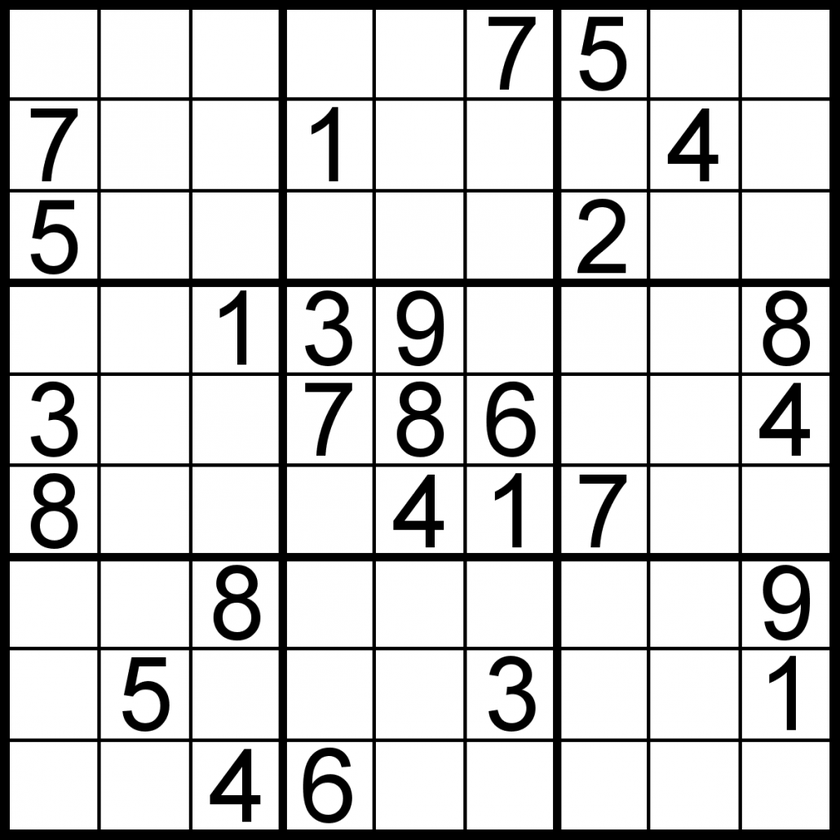
#> input picture Harris corner detector/sudoku.png, 840 x 840 px, shrunk from 1030 x 1030 before the run
$ python Harris1.py
#> lines starting #> are read from the running program, lines starting #| are printed output that depends on the picture; after the words box and inside, x2 and y2 are one past the last pixel; in counts of white or black regions, pixels touching at a corner belong together
import cv2
import numpy as np
import matplotlib.pyplot as plt

img = cv2.imread('sudoku.png')
#> img is the input picture: shape (840, 840, 3); min 0, max 255, mean 207.4

gray = cv2.cvtColor(img, cv2.COLOR_BGR2GRAY)

gray = np.float32(gray)
dst = cv2.cornerHarris(gray, 2, 3, 0.04)
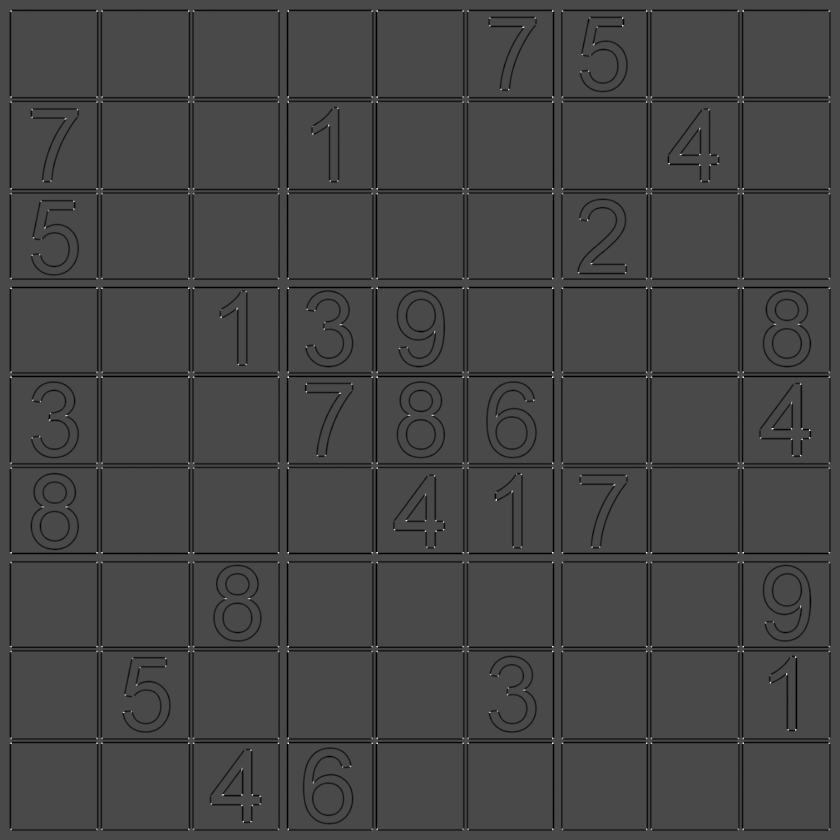
#> dst: shape (840, 840) float32; min -135287328, max 331090144, mean -7283231; drawn with min black and max white

img[dst>0.01*dst.max()] = [0, 0, 255]
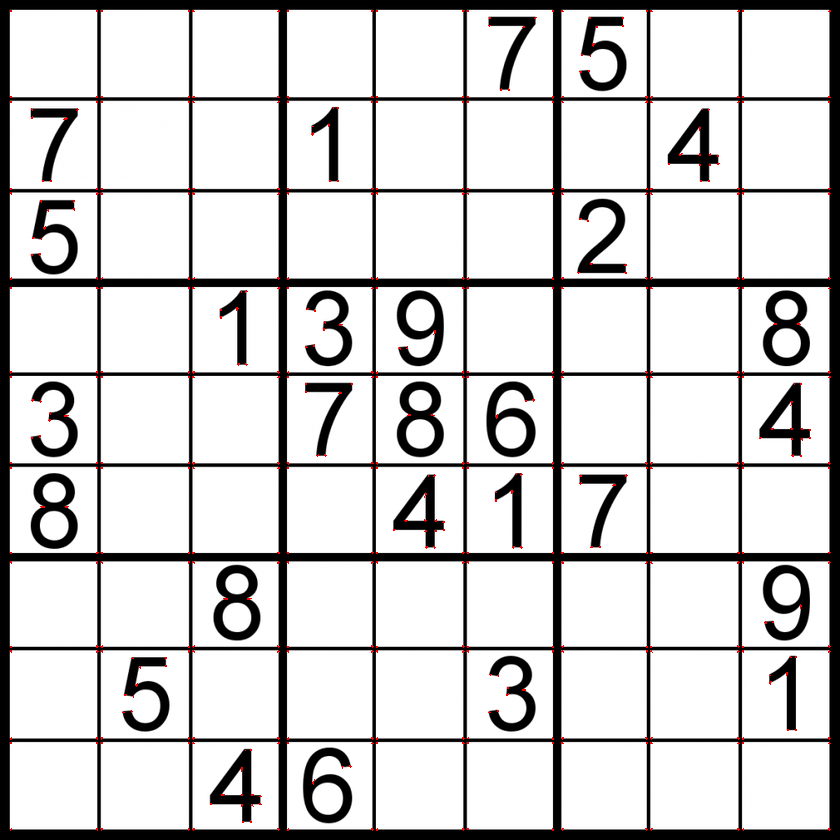
#> img: shape (840, 840, 3); 0.34% of pixels changed, all inside (x1, y1, x2, y2) = (10, 10, 831, 831)

plt.plot(dst.flatten())
#cv2.imshow('dst', img)
plt.imshow(img)
#cv2.imshow('dst', dst)
if cv2.waitKey(0) & 0xff == 27:
#> (key Esc is pressed here)
    cv2.destroyAllWindows()
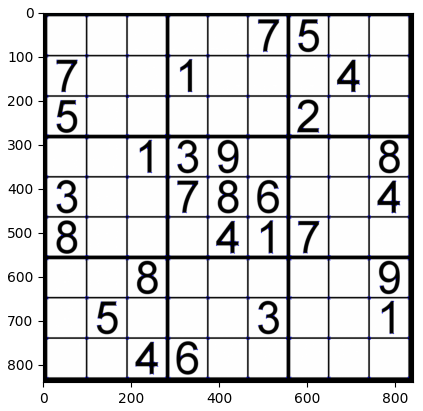
#> figure drawn by matplotlib, 1 panel; B, G, R data is drawn as R, G, B
